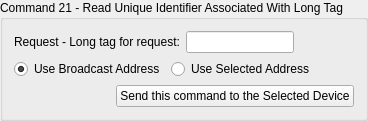
             <widget class="QGroupBox" name="command_21_group">
              <property name="title">
               <string>Command 21 - Read Unique Identifier Associated With Long Tag</string>
              </property>
              <layout class="QVBoxLayout" name="verticalLayout_28">
               <item>
                <layout class="QHBoxLayout" name="horizontalLayout_66">
                 <item>
                  <widget class="QLabel" name="label_61">
                   <property name="text">
                    <string>Request - Long tag for request:</string>
                   </property>
                  </widget>
                 </item>
                 <item>
                  <widget class="QLineEdit" name="lineEdit_command21_request_long_tag"/>
                 </item>
                 <item>
                  <spacer name="horizontalSpacer_86">
                   <property name="orientation">
                    <enum>Qt::Horizontal</enum>
                   </property>
                   <property name="sizeHint" stdset="0">
                    <size>
                     <width>40</width>
                     <height>20</height>
                    </size>
                   </property>
                  </spacer>
                 </item>
                </layout>
               </item>
               <item>
                <layout class="QHBoxLayout" name="horizontalLayout_67">
                 <item>
                  <widget class="QRadioButton" name="radioButton_command21_broadcast_address">
                   <property name="text">
                    <string>Use Broadcast Address</string>
                   </property>
                   <property name="checked">
                    <bool>true</bool>
                   </property>
                  </widget>
                 </item>
                 <item>
                  <widget class="QRadioButton" name="radioButton_command21_selected_address">
                   <property name="text">
                    <string>Use Selected Address</string>
                   </property>
                  </widget>
                 </item>
                 <item>
                  <spacer name="horizontalSpacer_7">
                   <property name="orientation">
                    <enum>Qt::Horizontal</enum>
                   </property>
                   <property name="sizeHint" stdset="0">
                    <size>
                     <width>40</width>
                     <height>20</height>
                    </size>
                   </property>
                  </spacer>
                 </item>
                </layout>
               </item>
               <item alignment="Qt::AlignRight">
                <widget class="QPushButton" name="send_command21_button">
                 <property name="text">
                  <string>Send this command to the Selected Device</string>
                 </property>
                </widget>
               </item>
              </layout>
             </widget>
